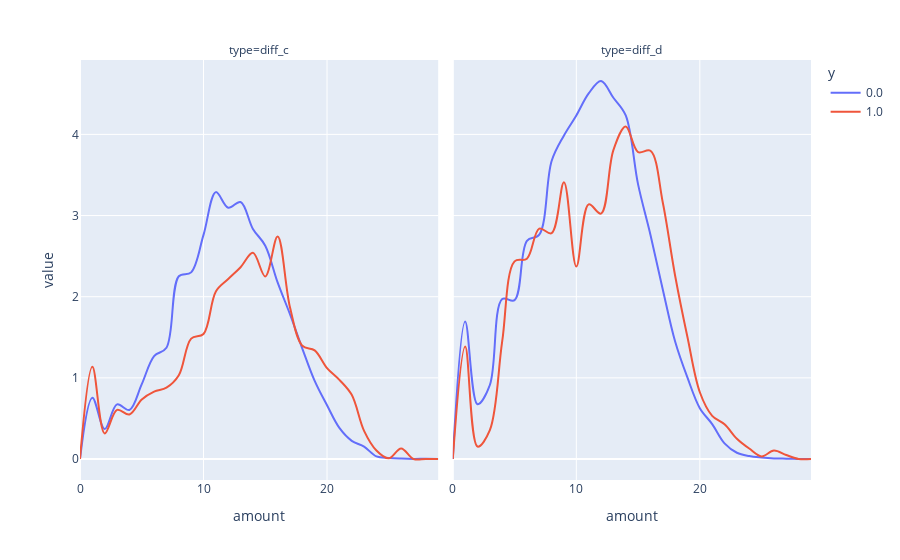

Notebook code for this chart:
### Markdown cell above
Visualisation

### Code cell
# selected = 'transact'
selected = 'diff'
selected_c = selected + '_c'
selected_d = selected + '_d'

nbins = 30

if selected == 'diff':
    bins = {
        'diff_c': np.linspace(
            df_rolled_diff['diff_c'].min(), 
            df_rolled_diff['diff_c'].max(), 
            nbins
        ),
        'diff_d': np.linspace(
            df_rolled_diff['diff_d'].min(), 
            df_rolled_diff['diff_d'].max(), 
            nbins
        )
    }
    X, meta = get_X_diff(dict_rolled, df_reg['id'], bins)
else:
    bins = {
        'transact_c': np.linspace(
            df_rolled_full['transact_c'].min(), 
            df_rolled_full['transact_c'].max(), 
            nbins
        ),
        'transact_d': np.linspace(
            df_rolled_full['transact_d'].min(), 
            df_rolled_full['transact_d'].max(), 
            nbins
        )
    }
    X, meta = get_X_amount(dict_rolled, df_reg['id'], bins)
X[:, X.sum(axis=0).argsort()[-2:]] = 0
y = df_reg['is_affluent_cur']
plot_features(X, meta, y)

### Figure 1 — Plotly figure (JSON) as saved in the notebook; plotly's stock layout.template omitted (floating-point values rounded to 4 significant figures)
{"data": [{"hovertemplate": "y=0.0<br>type=diff_c<br>amount=%{x}<br>value=%{y}<extra></extra>", "legendgroup": "0.0", "line": {"color": "#636efa", "dash": "solid", "shape": "spline"}, "mode": "lines", "name": "0.0", "orientation": "v", "showlegend": true, "type": "scatter", "x": [0, 1, 2, 3, 4, 5, 6, 7, 8, 9, 10, 11, 12, 13, 14, 15, 16, 17, 18, 19, 20, 21, 22, 23, 24, 25, 26, 27, 28, 29], "xaxis": "x", "y": [0, 0.7559, 0.3683, 0.6726, 0.6044, 0.9222, 1.268, 1.371, 2.252, 2.3, 2.761, 3.289, 3.096, 3.167, 2.835, 2.628, 2.176, 1.784, 1.361, 0.9622, 0.6618, 0.3824, 0.224, 0.1526, 0.03173, 0.01283, 0.004895, 0.001013, 0.002194, 0.0001688], "yaxis": "y"}, {"hovertemplate": "y=0.0<br>type=diff_d<br>amount=%{x}<br>value=%{y}<extra></extra>", "legendgroup": "0.0", "line": {"color": "#636efa", "dash": "solid", "shape": "spline"}, "mode": "lines", "name": "0.0", "orientation": "v", "showlegend": false, "type": "scatter", "x": [0, 1, 2, 3, 4, 5, 6, 7, 8, 9, 10, 11, 12, 13, 14, 15, 16, 17, 18, 19, 20, 21, 22, 23, 24, 25, 26, 27, 28, 29], "xaxis": "x2", "y": [0, 1.696, 0.6751, 0.9117, 1.971, 1.957, 2.689, 2.764, 3.671, 3.987, 4.233, 4.504, 4.658, 4.452, 4.233, 3.384, 2.764, 2.089, 1.448, 1.002, 0.626, 0.4297, 0.1924, 0.07713, 0.03696, 0.0189, 0.007595, 0.003882, 0.0008439, 0.0001688], "yaxis": "y2"}, {"hovertemplate": "y=1.0<br>type=diff_c<br>amount=%{x}<br>value=%{y}<extra></extra>", "legendgroup": "1.0", "line": {"color": "#EF553B", "dash": "solid", "shape": "spline"}, "mode": "lines", "name": "1.0", "orientation": "v", "showlegend": true, "type": "scatter", "x": [0, 1, 2, 3, 4, 5, 6, 7, 8, 9, 10, 11, 12, 13, 14, 15, 16, 17, 18, 19, 20, 21, 22, 23, 24, 25, 26, 27, 28, 29], "xaxis": "x", "y": [0, 1.137, 0.3145, 0.6048, 0.5484, 0.7339, 0.8306, 0.879, 1.032, 1.484, 1.54, 2.065, 2.218, 2.363, 2.54, 2.25, 2.742, 1.871, 1.395, 1.339, 1.121, 0.9758, 0.7903, 0.3468, 0.1048, 0.008065, 0.129, 0, 0, 0], "yaxis": "y"}, {"hovertemplate": "y=1.0<br>type=diff_d<br>amount=%{x}<br>value=%{y}<extra></extra>", "legendgroup": "1.0", "line": {"color": "#EF553B", "dash": "solid", "shape": "spline"}, "mode": "lines", "name": "1.0", "orientation": "v", "showlegend": false, "type": "scatter", "x": [0, 1, 2, 3, 4, 5, 6, 7, 8, 9, 10, 11, 12, 13, 14, 15, 16, 17, 18, 19, 20, 21, 22, 23, 24, 25, 26, 27, 28, 29], "xaxis": "x2", "y": [0, 1.387, 0.1532, 0.3548, 1.452, 2.435, 2.468, 2.839, 2.782, 3.411, 2.371, 3.137, 3.024, 3.806, 4.097, 3.782, 3.798, 3.161, 2.258, 1.5, 0.8226, 0.5323, 0.4274, 0.25, 0.129, 0.03226, 0.1048, 0.04839, 0, 0], "yaxis": "y2"}], "layout": {"annotations": [{"font": {}, "showarrow": false, "text": "type=diff_c", "x": 0.245, "xanchor": "center", "xref": "paper", "y": 1, "yanchor": "bottom", "yref": "paper"}, {"font": {}, "showarrow": false, "text": "type=diff_d", "x": 0.755, "xanchor": "center", "xref": "paper", "y": 1, "yanchor": "bottom", "yref": "paper"}], "legend": {"title": {"text": "y"}, "tracegroupgap": 0}, "margin": {"t": 60}, "xaxis": {"anchor": "y", "domain": [0, 0.49], "title": {"text": "amount"}}, "xaxis2": {"anchor": "y2", "domain": [0.51, 1], "matches": "x", "title": {"text": "amount"}}, "yaxis": {"anchor": "x", "domain": [0, 1], "title": {"text": "value"}}, "yaxis2": {"anchor": "x2", "domain": [0, 1], "matches": "y", "showticklabels": false}}}
